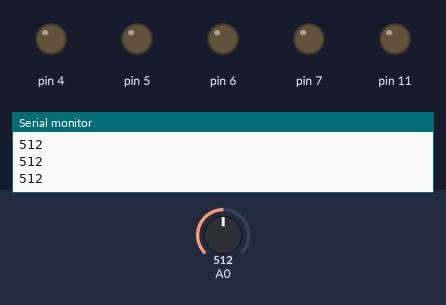
A sketch run on a simulated Arduino Uno, built with avr-gcc and run on an emulated ATmega328P. On the bench: output pins drawn as LEDs (lit = HIGH), the last lines printed to the serial monitor. The test bench sets the inputs (shaded band); at power-on: A0 = 512.

Above: at 1.2 s.
1.3 s: A0 set to 106
2.8 s: A0 set to 95
At 3.6 s:
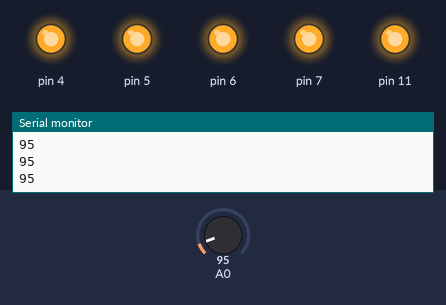
4.3 s: A0 set to 122
At 4.7 s:
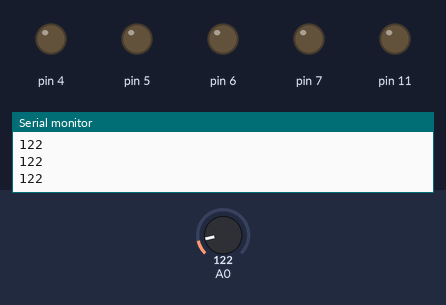
5.8 s: A0 set to 90
At 7.1 s:
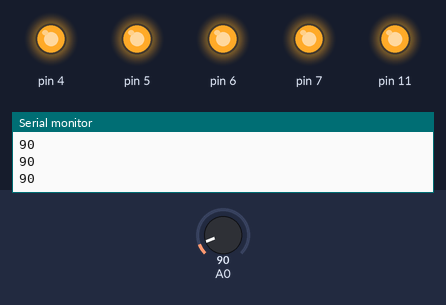
Timing chart, 0 to 8.3 s (numbered marks = the images above; inputs shaded):
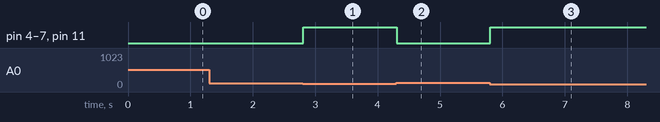

The sketch:

sensor.ino
```cpp
void setup() {
  for (int i = 4; i < 8; i++)
  {
    pinMode(i, OUTPUT);
  }
  Serial.begin(9600);
  pinMode(11,OUTPUT);
}


void loop() {
  int x=analogRead(A0);
  Serial.println(x);
  if(x<100)
  {
    for(int i=4;i<8;i++)
    {
      digitalWrite(i,HIGH);
      digitalWrite(11,HIGH);  // buzzer if required
    }
  }
else
{
  for(int i=4;i<8;i++)
  {
  digitalWrite(i,LOW);
  digitalWrite(11,LOW);
}
}
}
```

Measured:
- the behaviour switches between 100 and 99 on A0 (found by bisection; images 0 and 1)
- after the input at 2.8 s, pin 4–7, pin 11: LOW → HIGH at once
- after the input at 4.3 s, pin 4–7, pin 11: HIGH → LOW at once
- after the input at 5.8 s, pin 4–7, pin 11: LOW → HIGH at once
